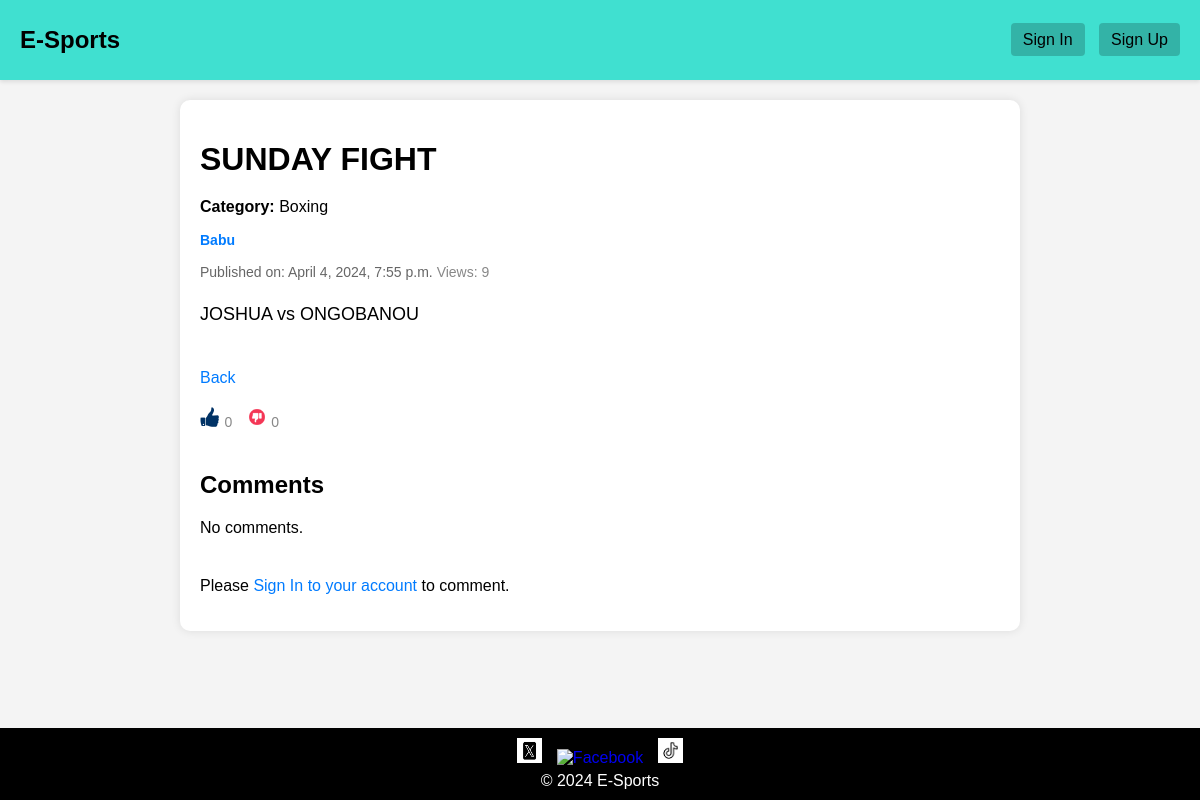
Screenshot of /post/7/ with the database file from the repository.
### esport/models.py (models this page shows, shortened)
class Post(models.Model):
    title = models.CharField(max_length=200)
    author = models.ForeignKey(settings.AUTH_USER_MODEL,
                               on_delete=models.CASCADE)
    content = models.TextField()
    created_at = models.DateTimeField(auto_now_add=True)
    updated_at = models.DateTimeField(auto_now=True)
    views = models.IntegerField(default=0)
    likes = models.ManyToManyField(settings.AUTH_USER_MODEL,
                                   related_name='liked_posts', blank=True)
    dislikes = models.ManyToManyField(settings.AUTH_USER_MODEL,
                                      related_name='disliked_posts',
                                      blank=True)
    CATEGORY_CHOICES = [
        ('football', 'Football'),
        ('basketball', 'Basketball'),
        ('tennis', 'Tennis'),
        ('volleyball', 'Volleyball'),
        ('baseball', 'Baseball'),
        ('golf', 'Golf'),
        ('cycling', 'Cycling'),
        ('cricket', 'Cricket'),
        ('formula 1', 'Formula 1'),
        ('boxing', 'Boxing'),
        ('rugby', 'Rugby'),
        ('hockey', 'Hockey'),
    ]
    category = models.CharField(max_length=100, choices=CATEGORY_CHOICES,
                                default='football')

### esport/views.py (the view)
# urls.py: path('post/<int:pk>/', views.summary, name='summary'),
def summary(request, pk):
    referer = request.META.get('HTTP_REFERER')
    if referer and 'summary' in referer:
        post = get_object_or_404(Post, pk=pk)
        return render(request, 'summary.html', {'post': post})
    post = get_object_or_404(Post, pk=pk)
    post.views += 1
    post.save()
    nairobi_tz = pytz.timezone('Africa/Nairobi')
    post.created_at = timezone.localtime(post.created_at, timezone=nairobi_tz)
    return render(request, 'summary.html', {'post': post})

### esport/templates/summary.html (shortened to what this page needs)
{% extends 'base.html' %}
{% load static %}
{% load tz %}
{% block link %}
<link rel="stylesheet" href="{% static 'css/summary.css' %}">
{% endblock link %}
{% block content %}
<div class="container">
    <h1>{{ post.title }}</h1>
    <p><strong>Category:</strong> {{ post.get_category_display }}</p>
    <div class="post-meta">
        <a href="{% url 'account' pk=post.author.pk %}">
            <div class="author-info">
                <span class="post-author">{{ post.author }}</span>
            </div>
        </a>
        <br>
        <span class="post-date">Published on: {{ post.created_at|timezone:"Africa/Nairobi"|date:"F j, Y, g:i a" }}</span>
        <span class="post-views">Views: {{ post.views }}</span>
    </div>
    <div class="post-content">{{ post.content }}</div>
    <a href="{% url 'threads' %}" class="back-link">Back</a>
    <div class="like-dislike-section" style="margin-top: 20px;">
    <a href="{% url 'like_post' pk=post.id %}" class="like-link" style="text-decoration: none;">
        <img src="{% static 'icons/thumbs_up.png' %}" alt="Thumbs Up" style="width: 20px; height: 20px;">
    </a>
    <span class="like-count" style="margin-right: 10px; font-size: 14px; color: #888;">{{ post.likes.count }}</span>
    <a href="{% url 'dislike_post' pk=post.id %}" class="dislike-link" style="text-decoration: none;">
        <img src="{% static 'icons/thumbs_down.png' %}" alt="Thumbs Down" style="width: 20px; height: 20px;">
    </a>
    <span class="dislike-count" style="font-size: 14px; color: #888;">{{ post.dislikes.count }}</span>
</div>
    <div class="comment-section" style="margin-top: 40px;">
        <h2 style="font-size: 24px;">Comments</h2>
    {% if post.comments.all %}
    {% for comment in post.comments.all %}
    <div class="comment" style="margin-bottom: 20px; border: 1px solid #ccc; padding: 10px; background-color: #f9f9f9;">
        <p style="margin-bottom: 5px;">{{ comment.text }}</p>
        <p style="margin-bottom: 5px;">Commented By: {{ comment.author.username }}</p>
    <a href="{% url 'like_comment' pk=comment.id %}" class="like-comment">
        <img src="{% static 'icons/thumbs_up.png' %}" alt="Thumbs Up" style="width: 20px; height: 20px;">
    </a>
    <span class="like-count">{{ comment.likes.count }}</span>
    <a href="{% url 'dislike_comment' pk=comment.id %}" class="dislike-comment">
        <img src="{% static 'icons/thumbs_down.png' %}" alt="Thumbs Down" style="width: 20px; height: 20px;">
    </a>
    <span class="dislike-count">{{ comment.dislikes.count }}</span>
        <p style="margin-bottom: 5px;">Posted on: {{ comment.created_at|timezone:"Africa/Nairobi"|date:"F j, Y, g:i a" }}</p>
        {% if user.is_authenticated and user == comment.author %}
        <form method="POST" action="{% url 'delete_comment' comment.id %}">
            {% csrf_token %}
            <button type="submit" style="padding: 5px 10px; background-color: #dc3545; color: #fff; border: none; border-radius: 3px; cursor: pointer; transition: background-color 0.3s;">Delete</button>
        </form>
        {% endif %}
    </div>
    {% endfor %}
    {% else %}
    <p>No comments.</p>
    {% endif %}
</div>
{% if user.is_authenticated %}
<div class="add-comment" style="margin-top: 40px;">
    <h3 style="font-size: 24px; margin-bottom: 10px;">Add a Comment</h3>
    <form method="post" action="{% url 'Commented' post.pk %}">
        {% csrf_token %}
        <textarea name="text" placeholder="Write your comment" rows="5" cols="40" style="width: 100%; padding: 10px; margin-bottom: 10px; border: 1px solid #ccc; border-radius: 5px; resize: vertical;"></textarea>
        <button type="submit" style="padding: 10px 20px; background-color: #007bff; color: #fff; border: none; border-radius: 5px; cursor: pointer; transition: background-color 0.3s;">Comment</button>
    </form>
</div>
{% else %}
<p style="margin-top: 40px;">Please <a href="{% url 'SignIn' %}" style="color: #007bff; text-decoration: none;">Sign In to your account</a> to comment.</p>
{% endif %}
</div>
{% endblock content %}

### esport/static/css/base.css (style rules this page uses)
body { font-family: Arial, sans-serif; margin: 0; padding: 0; background-color: #f4f4f4; position: relative; background-image: url("https://media.istockphoto.com/id/1355687112/photo/various-sport-equipment-gear.jpg?s=612x612&w=0&k=20&c=JOizKZg68gs_7lxjM3YLrngeS-7dGhBXL8b-wDBrYUE="); background-repeat: no-repeat; background-size: cover; background-position: center; }
.container { margin-bottom: 60px; }

### esport/static/css/summary.css (style rules this page uses)
.container { max-width: 800px; margin: 20px auto; padding: 20px; background-color: #fff; border-radius: 10px; box-shadow: 0 0 10px rgba(0, 0, 0, 0.1); }
h1 { font-size: 32px; margin-bottom: 20px; }
.post-meta { font-size: 14px; color: #888; margin-bottom: 20px; }
.post-author { font-weight: bold; color: #007bff; margin-right: 10px; }
.post-date { color: #666; }
.post-content { font-size: 18px; line-height: 1.6; margin-bottom: 20px; }
.back-link { display: inline-block; margin-top: 20px; font-size: 16px; color: #007bff; text-decoration: none; transition: color 0.3s; }
a { text-decoration: none; }

### rows the page displays
Post: title "SUNDAY FIGHT", category "Boxing", author "Babu", created_at "April 4, 2024, 7:55 p.m.", views "9", content "JOSHUA vs ONGOBANOU", likes.count "0", dislikes.count "0"
